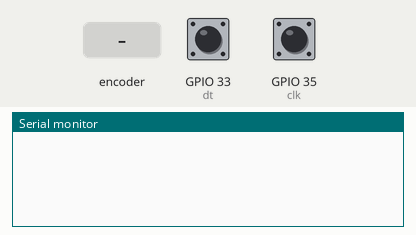
Bench run of a sketch on a simulated ESP32. On the bench: the last lines printed to the serial monitor. Inputs (shaded band) come from the test bench; at power-on: GPIO 33 (dt) HIGH, GPIO 35 (clk) HIGH.

Above: at 1.2 s.
1.3 s: rotary encoder on GPIO 35 (clk) / GPIO 33 (dt) turned 1 step (first pin leading)
At 1.8 s:
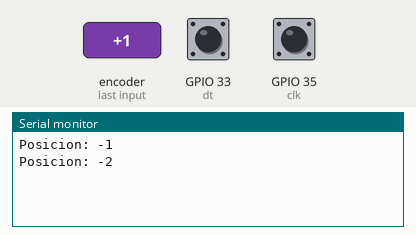
3.0 s: rotary encoder on GPIO 35 (clk) / GPIO 33 (dt) turned 1 step (first pin leading)
At 4.3 s:
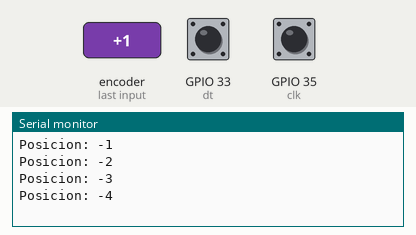
Timing chart, 0 to 6.0 s (numbered marks = the images above; inputs shaded):
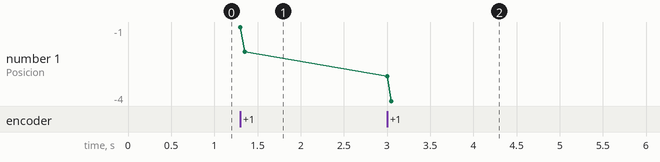

The sketch:

ESP32_Encoder.ino
```cpp
// Pins del Encoder

#define clk 35
#define dt 33

 int contador = 0;
 int aEstado;
 int aUltEstado;

 void setup() {
   pinMode (clk,INPUT);
   pinMode (dt,INPUT);

   Serial.begin (115200);
   // Leo el estado inicial de clk
   aUltEstado = digitalRead(clk);
 }

 void loop() {
   aEstado = digitalRead(clk); // Leo el estado actual de clk
   // Si el estado previo y el estado actual de CLK son diferentes significa que ocurrio un pulso
   if (aEstado != aUltEstado){
     // Si el estado de DT es diferente al de CLK significa que se roto
     if (digitalRead(dt) != aEstado) {
       contador --;
     } else {
       contador ++;
     }
     Serial.print("Posicion: ");
     Serial.println(contador);
   }
   aUltEstado = aEstado; // Actualiza el ultimo estado de CLK con el estado actual
 }
```

Measured:
- after the input at 1.3 s, the serial monitor: prints a new line at once (image 1)
- after the input at 3.0 s, the serial monitor: prints a new line at once (image 2)
- plotted number 1: -2 → -4 after the input at 3.0 s
